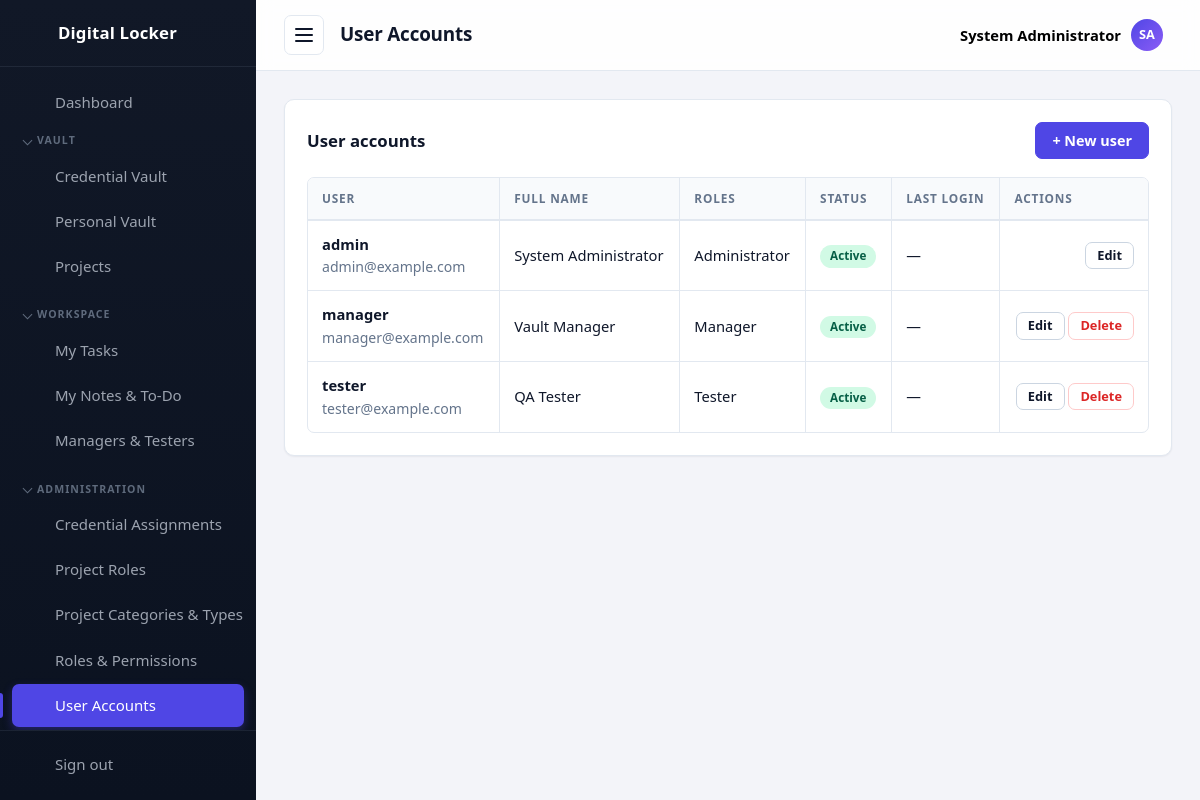
Screenshot of /users/index.php (signed in) with the database file from the repository.
### tables this page shows
CREATE TABLE settings (
  id          INT UNSIGNED AUTO_INCREMENT PRIMARY KEY,
  setting_key VARCHAR(60) NOT NULL UNIQUE,
  setting_value TEXT NULL
);

CREATE TABLE users (
  id            INT UNSIGNED AUTO_INCREMENT PRIMARY KEY,
  username      VARCHAR(50)  NOT NULL UNIQUE,
  email         VARCHAR(120) NOT NULL UNIQUE,
  full_name     VARCHAR(120) NOT NULL DEFAULT '',
  password_hash VARCHAR(255) NOT NULL,
  is_active     TINYINT(1)   NOT NULL DEFAULT 1,
  last_login    DATETIME     NULL,
  created_at    TIMESTAMP DEFAULT CURRENT_TIMESTAMP
);

### includes/functions.php (called while the page is built, shortened)
<?php
function assetUrl(string $relativePath): string
{
    $relativePath = '/' . ltrim($relativePath, '/');
    $diskPath = __DIR__ . '/..' . $relativePath;
    $version = is_file($diskPath) ? filemtime($diskPath) : time();
    return BASE_URL . $relativePath . '?v=' . $version;
}
function e(?string $value): string
{
    return htmlspecialchars((string) $value, ENT_QUOTES, 'UTF-8');
}
function setting(string $key, ?string $default = null): ?string
{
    global $db;
    static $cache = null;
    if ($cache === null) {
        $cache = [];
        try {
            $rows = $db->query('SELECT setting_key, setting_value FROM settings')->fetchAll();
            foreach ($rows as $row) {
                $cache[$row['setting_key']] = $row['setting_value'];
            }
        } catch (Throwable $e) {
            return $default;
        }
    }
    return $cache[$key] ?? $default;
}
function appName(): string
{
    return setting('app_name') ?: 'Digital Locker';
}
function pageTitle(string $title): string
{
    return $title . ' | ' . appName();
}
function initials(string $name): string
{
    $parts = preg_split('/\s+/', trim($name));
    $letters = array_map(static fn ($p) => mb_strtoupper(mb_substr($p, 0, 1)), array_filter($parts));
    return implode('', array_slice($letters, 0, 2)) ?: '?';
}

### includes/auth.php (called while the page is built, shortened)
<?php
function currentUser(): ?array
{
    return $_SESSION['user'] ?? null;
}
function isLoggedIn(): bool
{
    return !empty($_SESSION['user']['id']);
}
function userPermissions(): array
{
    static $permissions = null;
    if ($permissions !== null) {
        return $permissions;
    }
    global $db;
    $permissions = [];
    $stmt = $db->prepare(
        'SELECT DISTINCT rp.permission
           FROM role_permissions rp
           JOIN user_roles ur ON ur.role_id = rp.role_id
          WHERE ur.user_id = :uid'
    );
    $stmt->execute(['uid' => $_SESSION['user']['id']]);
    foreach ($stmt->fetchAll() as $row) {
        $permissions[] = $row['permission'];
    }
    return $permissions;
}
function hasPermission(string $permission): bool
{
    return in_array($permission, userPermissions(), true);
}
function requirePermission(string $permission): void
{
    if (!hasPermission($permission)) {
        require __DIR__ . '/../403.php';
        exit;
    }
}
function userRoleNames(): array
{
    static $roles = null;
    if ($roles !== null) {
        return $roles;
    }
    global $db;
    $stmt = $db->prepare(
        'SELECT r.name, r.id
           FROM roles r
           JOIN user_roles ur ON ur.role_id = r.id
          WHERE ur.user_id = :uid'
    );
    $stmt->execute(['uid' => $_SESSION['user']['id']]);
    $roles = $stmt->fetchAll();
    return $roles;
}
function isAdministrator(): bool
{
    foreach (userRoleNames() as $role) {
        if ($role['name'] === 'Administrator') {
            return true;
        }
    }
    return false;
}

### users/index.php (the view, shortened to what this page needs)
<?php
require_once __DIR__ . '/../includes/init.php';
requirePermission('users.manage');
$pageTitle = 'User Accounts';
$activePage = 'users';
$users = $db->query(
    'SELECT u.id, u.username, u.email, u.full_name, u.is_active, u.last_login,
            GROUP_CONCAT(r.name ORDER BY r.name SEPARATOR ", ") AS role_names
       FROM users u
       LEFT JOIN user_roles ur ON ur.user_id = u.id
       LEFT JOIN roles r ON r.id = ur.role_id
      GROUP BY u.id
      ORDER BY u.username'
)->fetchAll();
require __DIR__ . '/../includes/header.php';
?>
<div class="card">
    <div class="card__header card__header--stack">
        <h2 class="card__title">User accounts</h2>
        <a class="btn btn--primary" href="create.php">+ New user</a>
    </div>
    <?php if ($users): ?>
        <div class="table-wrap">
        <table class="table">
            <thead>
                <tr>
                    <th>User</th>
                    <th>Full name</th>
                    <th>Roles</th>
                    <th>Status</th>
                    <th>Last login</th>
                    <th class="table__actions">Actions</th>
                </tr>
            </thead>
            <tbody>
            <?php foreach ($users as $u): ?>
                <tr>
                    <td><strong><?= e($u['username']) ?></strong><br><span class="muted"><?= e($u['email']) ?></span></td>
                    <td><?= e($u['full_name'] ?: '—') ?></td>
                    <td><?= e($u['role_names'] ?: '—') ?></td>
                    <td>
                        <?php if ((int) $u['is_active'] === 1): ?>
                            <span class="badge badge--success">Active</span>
                        <?php else: ?>
                            <span class="badge badge--danger">Disabled</span>
                        <?php endif; ?>
                    </td>
                    <td><?= e($u['last_login'] ?: '—') ?></td>
                    <td class="table__actions">
                        <a class="btn btn--small" href="edit.php?id=<?= (int) $u['id'] ?>">Edit</a>
                        <?php if ((int) $u['id'] !== (int) currentUser()['id']): ?>
                            <form class="inline-form" method="post" action="delete.php"
                                  onsubmit="return confirm('Delete this user account?');">
                                <button type="submit" class="btn btn--small btn--danger">Delete</button>
                            </form>
                        <?php endif; ?>
                    </td>
                </tr>
            <?php endforeach; ?>
            </tbody>
        </table>
        </div>
    <?php else: ?>
        <p class="muted">No users yet.</p>
    <?php endif; ?>
</div>
<?php require __DIR__ . '/../includes/footer.php'; ?>

### includes/header.php (shortened to what this page needs)
<?php
require_once __DIR__ . '/init.php';
$currentUser = currentUser();
$userRoles   = isLoggedIn() ? userRoleNames() : [];
function isActive(string $name, string $current): string
{
    return $name === $current ? ' active' : '';
}
function sidebarGroups(): array
{
    return [
        'vault' => ['label' => 'Vault', 'items' => [
            ['key' => 'passwords', 'href' => '/passwords/index.php', 'icon' => 'passwords', 'label' => 'Credential Vault', 'show' => hasPermission('passwords.view')],
            ['key' => 'personal', 'href' => '/personal/index.php', 'icon' => 'personal', 'label' => 'Personal Vault', 'show' => true],
            ['key' => 'projects', 'href' => '/projects/index.php', 'icon' => 'projects', 'label' => hasPermission('projects.manage') ? 'Projects' : 'My Projects', 'show' => hasPermission('projects.manage') || hasAnyProjectMembership()],
        ]],
        'workspace' => ['label' => 'Workspace', 'items' => [
            ['key' => 'tasks', 'href' => '/tasks/index.php', 'icon' => 'tasks', 'label' => 'My Tasks', 'show' => hasPermission('tasks.view')],
            ['key' => 'notes', 'href' => '/notes/index.php', 'icon' => 'notes', 'label' => 'My Notes & To-Do', 'show' => true],
            ['key' => 'team', 'href' => '/team/index.php', 'icon' => 'team', 'label' => isAdministrator() ? 'Managers & Testers' : (hasPermission('tasks.manage') ? 'My Team' : 'Mentors'), 'show' => true],
        ]],
        'administration' => ['label' => 'Administration', 'items' => [
            ['key' => 'assignments', 'href' => '/passwords/assignments.php', 'icon' => 'assignments', 'label' => 'Credential Assignments', 'show' => hasPermission('passwords.manage')],
            ['key' => 'project-roles', 'href' => '/projects/roles.php', 'icon' => 'roles', 'label' => 'Project Roles', 'show' => hasPermission('passwords.manage')],
            ['key' => 'categories', 'href' => '/categories/index.php', 'icon' => 'categories', 'label' => 'Project Categories & Types', 'show' => true],
            ['key' => 'roles', 'href' => '/roles/index.php', 'icon' => 'roles', 'label' => 'Roles &amp; Permissions', 'show' => hasPermission('roles.manage')],
            ['key' => 'users', 'href' => '/users/index.php', 'icon' => 'users', 'label' => 'User Accounts', 'show' => hasPermission('users.manage')],
            ['key' => 'settings', 'href' => '/settings/index.php', 'icon' => 'settings', 'label' => 'Password Settings', 'show' => hasPermission('settings.manage')],
            ['key' => 'reset', 'href' => '/settings/reset.php', 'icon' => 'reset', 'label' => 'Factory Reset', 'show' => isAdministrator()],
        ]],
    ];
}
function navIcon(string $name): string
{
    $icons = [
        'dashboard' => '<path d="M3 3h8v8H3zM13 3h8v5h-8zM13 12h8v9h-8zM3 15h8v6H3z"/>',
        'passwords' => '<circle cx="8" cy="15" r="4"/><path d="M10.8 12.2L21 2M18 5l3 3M15.5 7.5l2 2"/>',
        'personal'  => '<circle cx="12" cy="8" r="4"/><path d="M4 21c0-4.4 3.6-7 8-7s8 2.6 8 7"/>',
        'export'    => '<path d="M12 3v12M8 11l4 4 4-4M4 17v3h16v-3"/>',
        'projects'  => '<path d="M3 7a2 2 0 0 1 2-2h4l2 2h8a2 2 0 0 1 2 2v9a2 2 0 0 1-2 2H5a2 2 0 0 1-2-2z"/>',
        'tasks'     => '<path d="M9 5H7a2 2 0 0 0-2 2v12a2 2 0 0 0 2 2h10a2 2 0 0 0 2-2V7a2 2 0 0 0-2-2h-2"/><rect x="9" y="3" width="6" height="4" rx="1"/><path d="M9 12l2 2 4-4"/>',
        'notes'     => '<path d="M6 3h9l5 5v13a1 1 0 0 1-1 1H6a1 1 0 0 1-1-1V4a1 1 0 0 1 1-1z"/><path d="M15 3v5h5M8 13h8M8 17h5"/>',
        'team'      => '<circle cx="9" cy="8" r="3.5"/><path d="M2.5 20c0-3.5 3-5.5 6.5-5.5s6.5 2 6.5 5.5M16 4.5a3.5 3.5 0 0 1 0 7M17.5 14.5c2.5.6 4 2.3 4 5.5"/>',
        'categories' => '<path d="M4 4h7v7H4zM13 4h7v7h-7zM4 13h7v7H4zM13 13h7v7h-7z"/>',
        'assignments' => '<circle cx="9" cy="7" r="4"/><path d="M2.5 21c0-4 3-6.5 6.5-6.5s6.5 2.5 6.5 6.5"/><path d="M17 8l2 2 4-4"/>',
        'roles'     => '<path d="M12 3l8 3v6c0 4.5-3.2 7.6-8 9-4.8-1.4-8-4.5-8-9V6z"/><path d="M9 12l2 2 4-4"/>',
        'users'     => '<circle cx="9" cy="8" r="3.5"/><path d="M2.5 20c0-3.5 3-5.5 6.5-5.5s6.5 2 6.5 5.5M16 4.5a3.5 3.5 0 0 1 0 7M17.5 14.5c2.5.6 4 2.3 4 5.5"/>',
        'settings'  => '<path d="M4 7h10M18 7h2M4 17h2M10 17h10"/><circle cx="16" cy="7" r="2.5"/><circle cx="8" cy="17" r="2.5"/>',
        'reset'     => '<path d="M3 12a9 9 0 1 1 3 6.7"/><path d="M3 21v-5h5"/>',
        'logout'    => '<path d="M14 4H5v16h9M10 12h11M18 8l4 4-4 4"/>',
        'lock'      => '<rect x="5" y="11" width="14" height="10" rx="2"/><path d="M8 11V8a4 4 0 0 1 8 0v3M12 15v3"/>',
    ];
    return '<svg class="icon" width="24" height="24" viewBox="0 0 24 24" fill="none" stroke="currentColor" stroke-width="2" stroke-linecap="round" stroke-linejoin="round" aria-hidden="true">' . ($icons[$name] ?? '') . '</svg>';
}
?>
<!DOCTYPE html>
<html lang="en">
<head>
    <title><?= e(pageTitle($pageTitle)) ?></title>
    <link rel="stylesheet" href="<?= e(assetUrl('/assets/css/style.css')) ?>">
</head>
<body data-autolock="<?= (int) setting('auto_lock_minutes', '0') ?>" data-confirm-reveal="<?= (int) setting('require_confirm_reveal', '0') ?>" data-lock-url="<?= e(BASE_URL . '/lock.php') ?>">
<div class="layout">
    <aside class="sidebar" id="sidebar">
        <a class="sidebar__brand" href="<?= BASE_URL ?>/dashboard.php" aria-label="<?= e(appName()) ?>">
            <?= navIcon('lock') ?>
            <span class="sidebar__brand-text"><?= e(appName()) ?></span>
        </a>
        <nav class="sidebar__nav" aria-label="Main navigation">
            <a class="sidebar__link<?= isActive('dashboard', $activePage) ?>" href="<?= BASE_URL ?>/dashboard.php">
                <?= navIcon('dashboard') ?>
                <span class="sidebar__link-text">Dashboard</span>
            </a>
            <?php foreach (sidebarGroups() as $navGroup):
                $navItems = array_filter($navGroup['items'], static fn ($it) => $it['show']);
            ?>
                <details class="sidebar__group" open>
                    <summary class="sidebar__group-label"><?= e($navGroup['label']) ?></summary>
                    <?php foreach ($navItems as $navItem): ?>
                        <a class="sidebar__link<?= isActive($navItem['key'], $activePage) ?>" href="<?= BASE_URL . $navItem['href'] ?>">
                            <?= navIcon($navItem['icon']) ?>
                            <span class="sidebar__link-text"><?= $navItem['label'] ?></span>
                        </a>
                    <?php endforeach; ?>
                </details>
            <?php endforeach; ?>
        </nav>
        <div class="sidebar__footer">
            <a class="sidebar__link" href="<?= BASE_URL ?>/logout.php">
                <?= navIcon('logout') ?>
                <span class="sidebar__link-text">Sign out</span>
            </a>
        </div>
    </aside>
    <div class="main">
        <header class="topbar">
            <button class="topbar__toggle" id="sidebar-toggle" aria-label="Toggle navigation" aria-expanded="true">
                <span></span><span></span><span></span>
            </button>
            <h1 class="topbar__title"><?= e($pageTitle) ?></h1>
            <div class="topbar__user" id="user-menu">
                <button type="button" class="topbar__user-btn" id="user-menu-toggle" aria-haspopup="true" aria-expanded="false">
                    <span class="topbar__user-name"><?= e($currentUser['full_name'] ?: $currentUser['username']) ?></span>
                    <span class="topbar__avatar"><?= e(initials($currentUser['full_name'] ?: $currentUser['username'])) ?></span>
                </button>
            </div>
        </header>
        <main class="content">

### rows the page displays
settings: setting_value "Digital Locker"
users: full_name "System Administrator", full_name "SA", username "admin", email "admin@example.com", role_names "Administrator", is_active "Active", last_login "—"
users: username "manager", email "manager@example.com", full_name "Vault Manager", role_names "Manager", is_active "Active", last_login "—"
users: username "tester", email "tester@example.com", full_name "QA Tester", role_names "Tester", is_active "Active", last_login "—"

### other values shown
$navGroup['label'] "VAULT"
$navItem['label'] "Credential Vault"
$navItem['label'] "Personal Vault"
$navItem['label'] "Projects"
$navGroup['label'] "WORKSPACE"
$navItem['label'] "My Tasks"
$navItem['label'] "My Notes & To-Do"
$navItem['label'] "Managers & Testers"
$navGroup['label'] "ADMINISTRATION"
$navItem['label'] "Credential Assignments"
$navItem['label'] "Project Roles"
$navItem['label'] "Project Categories & Types"
$navItem['label'] "Roles & Permissions"
$navItem['label'] "User Accounts"
$pageTitle "User Accounts"
